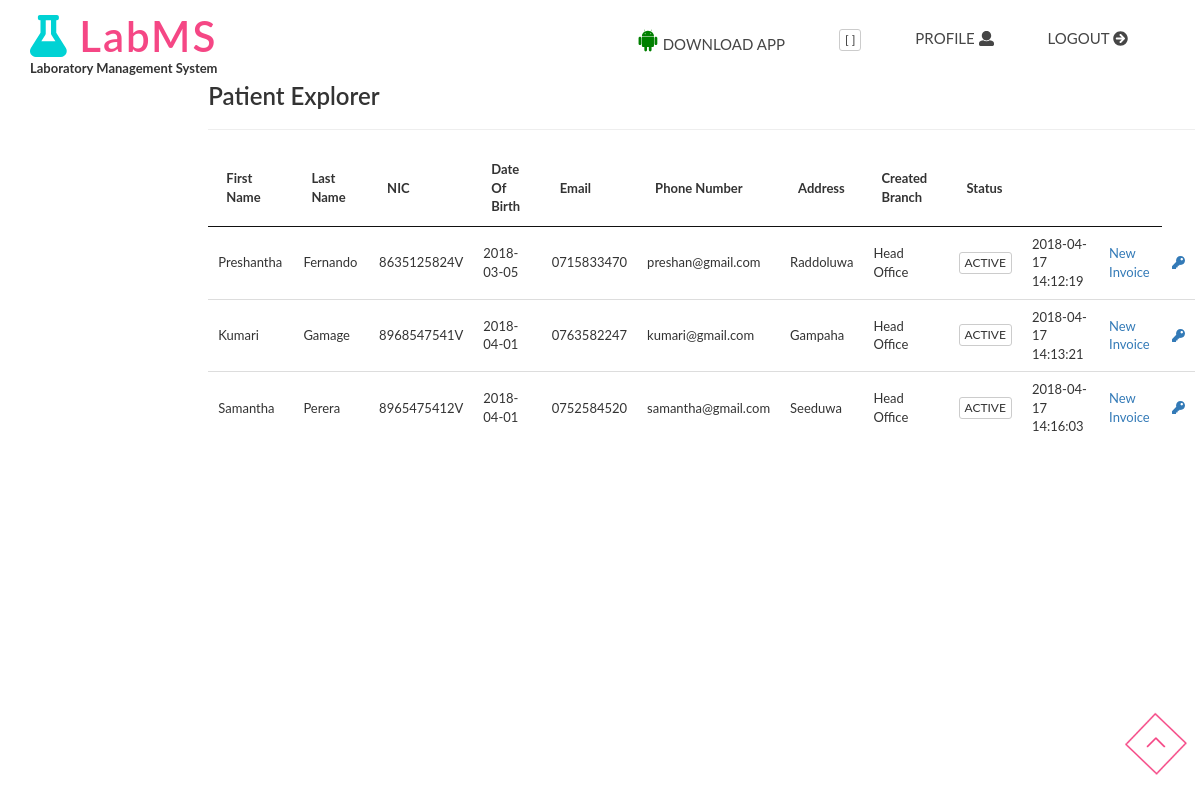
Page /patient_explorer.php on the committed database.
### tables this page shows
CREATE TABLE `lb_patient` (
  `id` int(5) NOT NULL AUTO_INCREMENT,
  `frist_name` varchar(200) DEFAULT NULL,
  `last_name` varchar(200) DEFAULT NULL,
  `nic` varchar(20) DEFAULT NULL,
  `date_of_birth` varchar(20) DEFAULT NULL,
  `telephone` varchar(20) DEFAULT NULL,
  `email` varchar(25) DEFAULT NULL,
  `address` varchar(200) DEFAULT NULL,
  `pword` text,
  `status_code` varchar(10) DEFAULT 'ACTIVE' COMMENT 'ACTIVE|DEACTIVE',
  `registered_date` timestamp NULL DEFAULT CURRENT_TIMESTAMP,
  `branch_id` int(5) DEFAULT NULL,
  `role_code` varchar(20) DEFAULT 'PATIENT',
  PRIMARY KEY (`id`),
  UNIQUE KEY `NewIndex1` (`nic`),
  KEY `FK_lb_patient_status` (`status_code`)
);

CREATE TABLE `lb_branch` (
  `id` int(5) NOT NULL AUTO_INCREMENT,
  `branch_name` varchar(100) DEFAULT NULL,
  `address` varchar(200) DEFAULT NULL,
  `telephone` varchar(50) DEFAULT NULL,
  `status_code` varchar(10) DEFAULT 'ACTIVE',
  `created_user` int(5) DEFAULT NULL,
  `created_datetime` timestamp NOT NULL DEFAULT CURRENT_TIMESTAMP,
  PRIMARY KEY (`id`),
  UNIQUE KEY `NewIndex1` (`branch_name`),
  KEY `FK_lb_branch_status` (`status_code`)
);

### model/DB.php (called while the page is built, shortened)
<?php
function getDBConnection() {
    $servername = "localhost";
    $username = "root";
    $password = "123";
    $db = "lab_db";
    $conn = mysqli_connect($servername, $username, $password, $db);
    if (!$conn) {
        die("Connection failed: " . mysqli_connect_error());
    } else {
        return $conn;
    }
}
function getData($sql) {
    $conn = getDBConnection();
    $result = mysqli_query($conn, $sql);
    if (mysqli_num_rows($result) > 0) {
        return $result;
    } else {
        return FALSE;
    }
}
?>

### patient_explorer.php (the view, shortened to what this page needs)
<?php
include './model/DB.php';
?>
<!DOCTYPE html>
<html>
    <head>
        <link href="css/bootstrap.css" rel="stylesheet" type="text/css" media="all" />
        <link href="css/style.css" rel="stylesheet" type="text/css" media="all" />
        <link href="css/jquery.dataTables.min.css" rel="stylesheet" type="text/css"/>
    </head>
    <body>
        <div class="header_w3l">
            <div class="container">
                <nav class="navbar navbar-default">
                    <div class="navbar-header">
                        <?php include './_labms.php'; ?>
                    </div>
                    <div class="collapse navbar-collapse" id="bs-example-navbar-collapse-1">
                        <?php include './_top.php'; ?>
                        <div class="clearfix"> </div>
                    </div>
                </nav>
            </div>
        </div>
        <div class="row" style="padding: 5px">
            <div class="col-md-2">
            </div>
            <div class="col-md-10">
                <h3>Patient Explorer</h3>
                <hr>
                <table id="example" class="display" cellspacing="0" width="100%" style="font-size: small">
                    <thead>
                        <tr>
                            <th>First Name</th>
                            <th>Last Name</th>
                            <th>NIC</th>
                            <th>Date Of Birth</th>
                            <th>Email</th>
                            <th>Phone Number</th>
                            <th>Address</th>
                            <th>Created Branch</th>
                            <th>Status</th>
                            <th></th>
                            <th></th>
                        </tr>
                    </thead>
                    <tbody>
                        <?php
                        $sql = " SELECT lb_patient.*,lb_branch.branch_name FROM lb_patient
INNER JOIN lb_branch ON
lb_patient.branch_id = lb_branch.id ";
                        $resultx = getData($sql);
                        if ($resultx != FALSE) {
                            while ($row = mysqli_fetch_assoc($resultx)) {
                                ?>
                                <tr>
                                    <td><?= $row['frist_name']; ?></td>
                                    <td><?= $row['last_name']; ?></td>
                                    <td><?= $row['nic']; ?></td>
                                    <td><?= $row['date_of_birth']; ?></td>
                                    <td><?= $row['telephone']; ?></td>
                                    <td><?= $row['email']; ?></td>
                                    <td><?= $row['address']; ?></td>
                                    <td><?= $row['branch_name']; ?></td>
                                    <td><a href="patient_explorer.php?id=<?= $row['id']; ?>&status_code=<?= $row['status_code']; ?>"><span  class="btn btn-default btn-xs"><?= $row['status_code']; ?></span></a></td>
                                    <td><?= $row['registered_date']; ?></td>
                                    <td><a href="manager_new_inventory.php?patient_id=<?= $row['id']; ?>"> New Invoice </a></td>
                                    <td><a href="patient_explorer.php?patient_id=<?= $row['id']; ?>&reset_password=TRUE&nic=<?= $row['nic']; ?>"> <i class="fa fa-key"></i> </a></td>
                                </tr>
                                <?php
                            }
                        }
                        ?>
                    </tbody>
                </table>
            </div>
        </div>
        <a href="#" id="toTop" style="display: block;"> <span id="toTopHover" style="opacity: 1;"> </span></a>
    </body>
</html>

### css/style.css (style rules this page uses)
html, body { margin:0; font-size: small; font-family: 'Lato', sans-serif; background: #fff; }
body a { text-decoration:none; transition:0.5s all; -webkit-transition:0.5s all; -moz-transition:0.5s all; -o-transition:0.5s all; -ms-transition:0.5s all; }
h1,h2,h3,h4,h5,h6 { margin:0; font-weight: 600; }
#toTop { display: none; text-decoration: none; position: fixed; bottom: 24px; right: 1%; overflow: hidden; z-index: 999; width: 64px; height: 64px; border: none; text-indent: 100%; background: url("../images/arr.png") no-repeat 0px 0px; }
#toTopHover { width: 64px; height: 64px; display: block; overflow: hidden; float: right; opacity: 0; -moz-opacity: 0; filter: alpha(opacity=0); }
.navbar-default { background: none; border: none; margin: 0; }
.header_w3l { padding: 1em 0 0em; }

### rows in the picture
lb_patient: frist_name "Preshantha", last_name "Fernando", nic "8635125824V", date_of_birth "2018-03-05", telephone "0715833470", email "preshan@gmail.com", address "Raddoluwa", lb_branch.branch_name "Head Office", status_code "ACTIVE", registered_date "2018-04-17 14:12:19"
lb_patient: frist_name "Kumari", last_name "Gamage", nic "8968547541V", date_of_birth "2018-04-01", telephone "0763582247", email "kumari@gmail.com", address "Gampaha", lb_branch.branch_name "Head Office", status_code "ACTIVE", registered_date "2018-04-17 14:13:21"
lb_patient: frist_name "Samantha", last_name "Perera", nic "8965475412V", date_of_birth "2018-04-01", telephone "0752584520", email "samantha@gmail.com", address "Seeduwa", lb_branch.branch_name "Head Office", status_code "ACTIVE", registered_date "2018-04-17 14:16:03"
